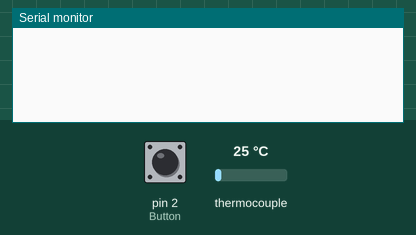
Bench run of a sketch on a simulated Arduino Uno, built with avr-gcc and run on an emulated ATmega328P. Parts: the last lines printed to the serial monitor. The test bench sets the inputs (shaded band); at power-on: pin 2 (Button) LOW, thermocouple 25 °C.

Above: at 1.2 s.
1.3 s: pin 2 (Button) pulled HIGH for 0.15 s
At 1.61 s:
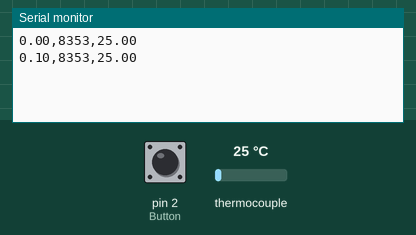
3.1 s: thermocouple set to 6 °C
At 3.14 s:
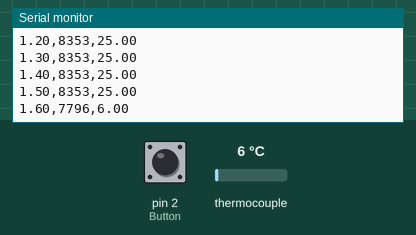
4.6 s: thermocouple set to 75 °C
At 4.68 s:
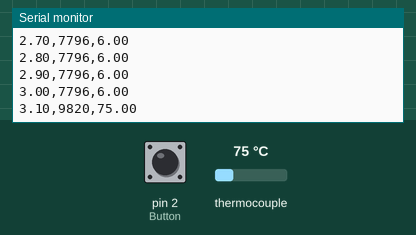
Timing chart, 0 to 7.6 s (numbered marks = the images above; inputs shaded):
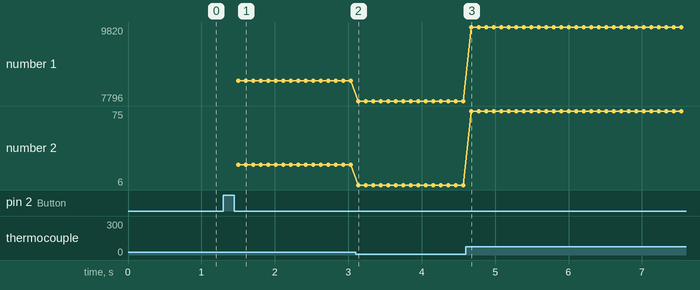

Measured:
- after the input at 1.3 s, the serial monitor: prints a new line after 0.20 s (image 1)
- after the input at 3.1 s, the serial monitor: prints a new line at once (image 2)
- plotted number 1: 8353 → 7796 after the input at 3.1 s
- plotted number 2: 25 → 6 after the input at 3.1 s

The sketch:

sprung.ino
```cpp
/********************************************************************/
/* Name:           Praktikum Temperaturmessung, Sprungversuch       */
/* Version:        04.11.2022                                       */
/********************************************************************/

/********************************************************************/
/* Importierte Bibliotheken                                         */
/* Fehlende Biliotheken bitte nachinstallieren ueber:               */
/* Menu --> Werkzeuge --> Bilbiotheken verwalten                    */
/********************************************************************/
#include <Adafruit_MAX31865.h> // ggf. kein Syntaxhighlighting (schwarz)

/********************************************************************/
/* Pins festlegen                                                   */
/********************************************************************/
// Pin fuer den Taster:
const int Button = 2;
// Variable fuer Tasterzustand
int ButtonStatus = 0;
// Verwende Software SPI fuer zu kalibrierende Messung:
int CS_PIN  = 10;
int DI_PIN  = 11;
int DO_PIN  = 12;
int CLK_PIN = 13;

/********************************************************************/
/* Initialisieren der Messwertaufnahme:                             */
/********************************************************************/
Adafruit_MAX31865 thermo = Adafruit_MAX31865(CS_PIN, DI_PIN, DO_PIN, CLK_PIN);


/********************************************************************/
/* Einrichtten der Referenzwerte fuer den PT100                     */
/********************************************************************/
// The value of the Rref resistor. Use 430.0 for PT100 and 4300.0 for PT1000
#define RREF      430.0
// The 'nominal' 0-degrees-C resistance of the sensor
// 100.0 for PT100, 1000.0 for PT1000
#define RNOMINAL  100.0

/********************************************************************/
/* Festlegen der Abtastrate und initialisieren der Messzeit         */
/********************************************************************/
float zeit = 0.0;
float intervall = 0.1; // in Sekunden

/********************************************************************/
/* Intialisierung des Arduino-Programms                             */
/********************************************************************/
void setup() {
  Serial.begin(9600);
  /*
  Serial.println("Mess- und Automatisierungstechnik");
  Serial.println("Praktikum Messkette und Fehlerrechnung");
  Serial.println();
  Serial.println("Hinweis:");
  Serial.println("Um die Darstellung im seriellen Monitor zu optimieren,\nist im nachfolgenden die Einheit [digit] als [dig.] abgekürzt!");
  Serial.println("Bitte beachten Sie dies bei der korrekten Darstellung Ihrer Ergebnisse!");
  Serial.println();
  Serial.print("Zeit \t");          // vergangene Zeit seit Betaetigung des Tasters
  Serial.print("u \t");      // Digitalwert
  Serial.println("T_nenn \t");    // Temperatur des unkalibrierten Pt100

  Serial.print("[s] \t");
  Serial.print("[dig.] \t");
  Serial.println("[°C] \t");
  */

  thermo.begin(MAX31865_2WIRE);
  // delay(1000);
  pinMode(Button, INPUT);
}

/********************************************************************/
/* Schleife des Arduino-Programms                                   */
/********************************************************************/
/*
void loop() {
  //Schaltzustand lesen
  ButtonStatus = digitalRead(Button);
  if (ButtonStatus == HIGH) {
      //start der Datenerfassung wenn Schalter gedrueckt wird
      while(1) {
      // Ausgabe der Messzeit:
      Serial.print(zeit); Serial.print(" \t");

      // PT100:
      uint16_t rtd = thermo.readRTD();
      float ratio = rtd;
      ratio /= 32768;
      Serial.print(rtd);
      Serial.print(" \t");
      Serial.println(thermo.temperature(RNOMINAL, RREF));

      // Messintervall:
      delay(intervall*1000);
      zeit = zeit + intervall;
      }
  }
}
*/

void loop() {
  ButtonStatus = digitalRead(Button);

  // Start der Datenerfassung bei Tastendruck
  if (ButtonStatus == HIGH) {

    // optional: kleine Entprellpause
    delay(200);

    while (1) {
      // Zeit
      Serial.print(zeit);
      Serial.print(",");

      // PT100 Rohwert
      uint16_t rtd = thermo.readRTD();
      Serial.print(rtd);
      Serial.print(",");

      // PT100 Temperatur
      Serial.println(thermo.temperature(RNOMINAL, RREF));

      // Messintervall
      delay(intervall * 1000);
      zeit += intervall;
    }
  }
}
```
